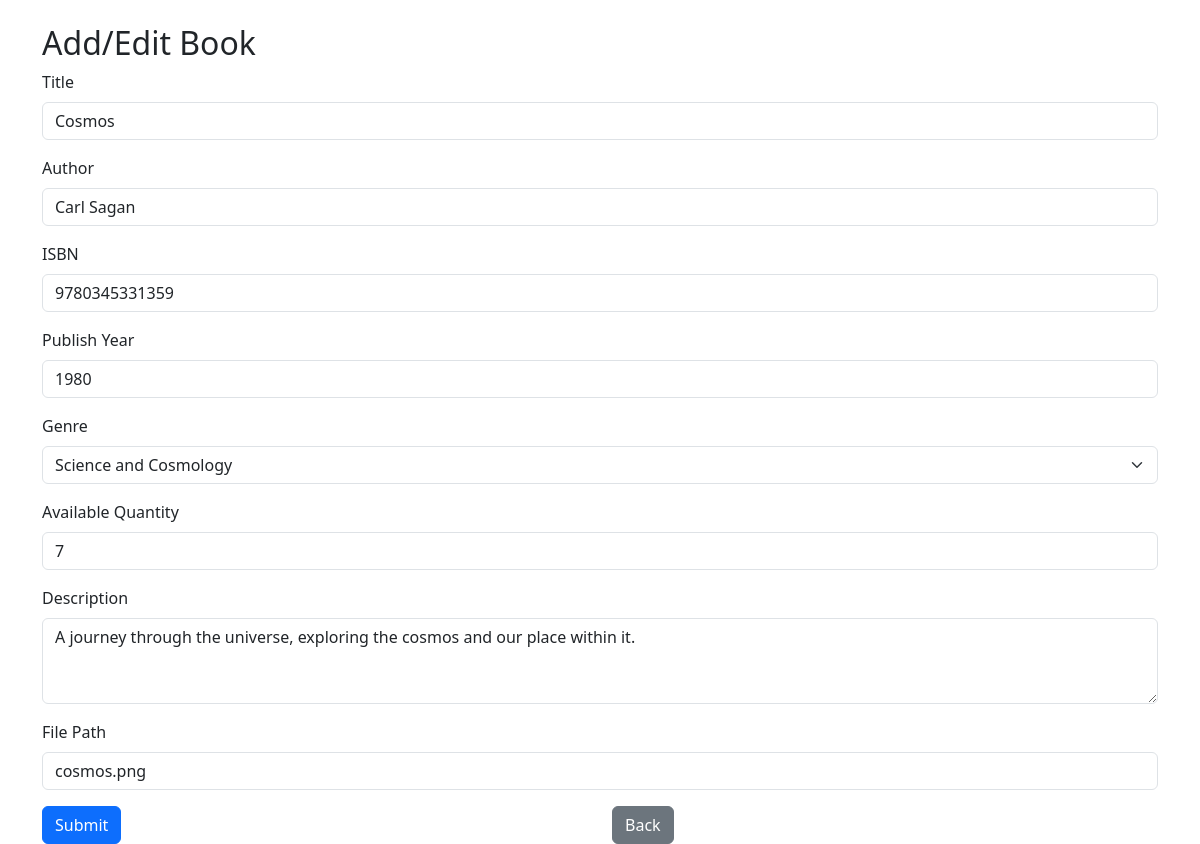
The page /books/editor.php?id=3 on the database its author committed.
### tables this page shows
CREATE TABLE `books` (
  `id` bigint(20) UNSIGNED NOT NULL,
  `title` varchar(255) NOT NULL,
  `author` varchar(255) NOT NULL,
  `isbn` varchar(255) DEFAULT NULL,
  `publish_year` int(11) NOT NULL,
  `genre_id` bigint(20) UNSIGNED DEFAULT NULL,
  `available_quantity` int(11) NOT NULL DEFAULT '0',
  `description` text,
  `file` varchar(255) DEFAULT NULL,
  `created_at` timestamp NULL DEFAULT NULL,
  `updated_at` timestamp NULL DEFAULT NULL
);

### books/editor.php (the view, shortened to what this page needs)
<?php
include __DIR__ . '/../db.php';
$sth = $dbh->query('SELECT * FROM `genres` ORDER BY name');
$genres = $sth->fetchAll(PDO::FETCH_ASSOC);
$book = [];
if (isset($_GET['id']) && $_GET['id'] > 0) {
    $sth = $dbh->prepare('SELECT * FROM books WHERE id = ?');
    $sth->execute([$_GET['id']]);
    $book = $sth->fetch(PDO::FETCH_ASSOC);
}
?><!DOCTYPE html>
<html lang="en">
<head>
    <link href="https://cdn.jsdelivr.net/npm/bootstrap@5.3.0/dist/css/bootstrap.min.css" rel="stylesheet">
</head>
<body>
    <div class="container mt-4">
        <h2>Add/Edit Book</h2>
        <form action="save_book.php" method="post">
            <div class="mb-3">
                <label for="title" class="form-label">Title</label>
                <input type="text" class="form-control" id="title" name="title" placeholder="Enter title" value="<?php echo $book['title'] ?? '' ?>" required>
            </div>
            <div class="mb-3">
                <label for="author" class="form-label">Author</label>
                <input type="text" class="form-control" id="author" name="author" placeholder="Enter author" value="<?php echo $book['author'] ?? '' ?>" required>
            </div>
            <div class="mb-3">
                <label for="isbn" class="form-label">ISBN</label>
                <input type="text" class="form-control" id="isbn" name="isbn" placeholder="Enter ISBN" value="<?php echo $book['isbn'] ?? '' ?>">
            </div>
            <div class="mb-3">
                <label for="publish_year" class="form-label">Publish Year</label>
                <input type="number" class="form-control" id="publish_year" name="publish_year" placeholder="Enter Publish Year" value="<?php echo $book['publish_year'] ?? '' ?>" required>
            </div>
            <div class="mb-3">
                <label for="genre_id" class="form-label">Genre</label>
                <select class="form-select" id="genre_id" name="genre_id">
                    <?php
                    foreach ($genres as $genre) {
                        $sel = $book['genre_id'] == $genre['id'] ? 'selected' : '';
                        ?>
                        <option value="<?php echo $genre['id']; ?>" <?php echo $sel; ?>><?php echo $genre['name']; ?></option>
                        <?php
                    }
                    ?>
                </select>
            </div>
            <div class="mb-3">
                <label for="available_quantity" class="form-label">Available Quantity</label>
                <input type="text" class="form-control" id="available_quantity" name="available_quantity" placeholder="Enter quantity" value="<?php echo $book['available_quantity'] ?? '' ?>">
            </div>
            <div class="mb-3">
                <label for="description" class="form-label">Description</label>
                <textarea class="form-control" id="description" name="description" rows="3" placeholder="Enter book description"><?php echo $book['description'] ?? '' ?></textarea>
            </div>
            <div class="mb-3">
                <label for="file" class="form-label">File Path</label>
                <input type="text" class="form-control" id="file" name="file" placeholder="Enter file path" value="<?php echo $book['file'] ?? '' ?>">
            </div>
            <div class="row">
                <div class="col"><button type="submit" class="btn btn-primary">Submit</button></div>
                <div class="col"><a href="index.php" class="btn btn-secondary">Back</a></div>
            </div>
        </form>
    </div>
</body>
</html>

### rows shown on the page
books: title "Cosmos", author "Carl Sagan", isbn "9780345331359", publish_year "1980", available_quantity "7", description "A journey through the universe, exploring the cosmos and our place within it.", file "cosmos.png"

### other values the page prints
form field genre_id "Science and Cosmology"
